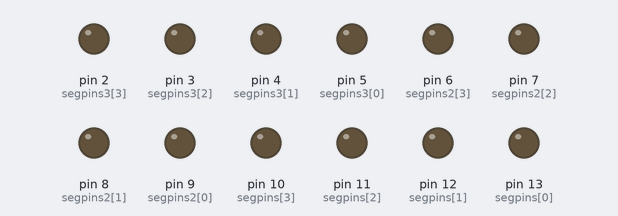
A sketch run on a simulated Arduino Uno, built with avr-gcc and run on an emulated ATmega328P. Shown: output pins drawn as LEDs (lit = HIGH).

Above: at 0.05 s.
At 4.95 s:
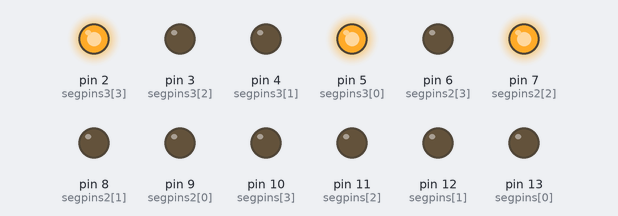
At 9.96 s:
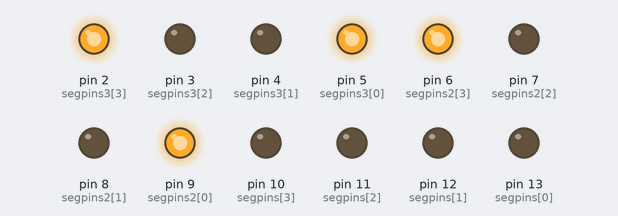
At 19.97 s:
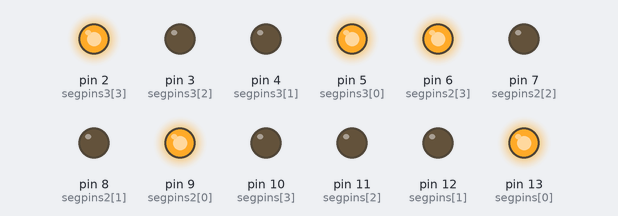
At 29.88 s:
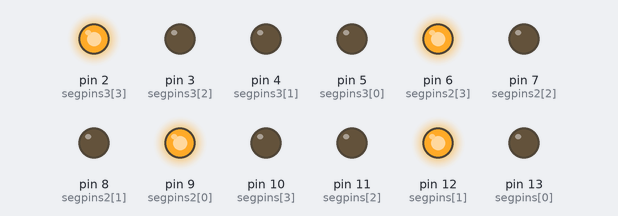
At 39.89 s:
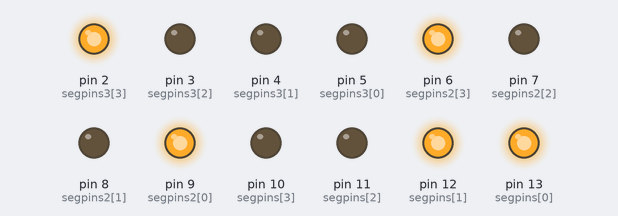
Timing chart, 0 to 40.0 s (numbered marks = the images above):
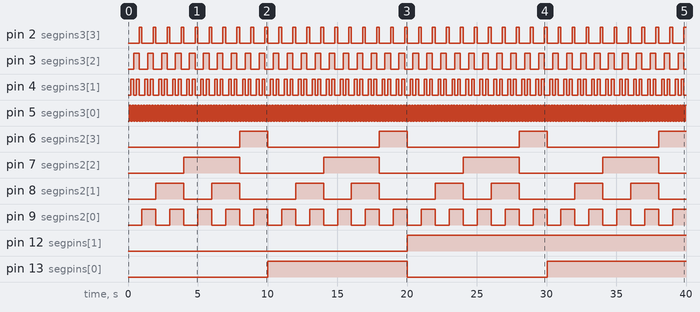

The sketch:

seven_sgment.ino
```cpp
const byte segTable[11] = {B0000,B0001,B0010,B0011,B0100,B0101,B0110,B0111,B1000,B1001,B1111};
   const int segpins[4]={13,12,11,10};
    const int segpins2[4]={9,8,7,6};
    const int segpins3[4]={5,4,3,2};

void setup() {
   for(int i=0; i<4; i++){
  pinMode(segpins[i],OUTPUT);
   pinMode(segpins2[i],OUTPUT);
   pinMode(segpins3[i],OUTPUT);
  }

}

void loop() {
   for(int i=0 ;i<=999 ; i++){

    show(i);
    delay(100);
   }
   delay(100);

}void show (int number){
  boolean segBit;

  int digit1= number/100;
   int digit2 =(number/10)%10;
    int digit3= number%10;

   for(int s=0 ; s<4 ; s++){
    segBit =bitRead(segTable[digit1],s);


   digitalWrite(segpins[s],segBit);

   }

     for(int s=0 ; s<4 ; s++){
    segBit =bitRead(segTable[digit2],s);

   digitalWrite(segpins2[s],segBit);

   }

    for(int s=0 ; s<4 ; s++){
    segBit =bitRead(segTable[digit3],s);

   digitalWrite(segpins3[s],segBit);

   }


}
```

Measured:
- by itself, pin 2 (segpins3[3]): alternates HIGH for 0.20 s and LOW for 0.80 s
- by itself, pin 3 (segpins3[2]): alternates HIGH for 0.40 s and LOW for 0.60 s
- by itself, pin 4 (segpins3[1]): repeats every 1.0 s: LOW 0.20 s, HIGH 0.20 s, LOW 0.40 s, HIGH 0.20 s
- by itself, pin 5 (segpins3[0]): alternates HIGH for 0.10 s and LOW for 0.10 s
- by itself, pin 6 (segpins2[3]): alternates HIGH for 2.0 s and LOW for 8.0 s
- by itself, pin 7 (segpins2[2]): alternates HIGH for 4.0 s and LOW for 6.0 s
- by itself, pin 8 (segpins2[1]): repeats every 10.0 s: LOW 2.0 s, HIGH 2.0 s, LOW 4.0 s, HIGH 2.0 s
- by itself, pin 9 (segpins2[0]): alternates HIGH for 1.0 s and LOW for 1.0 s
